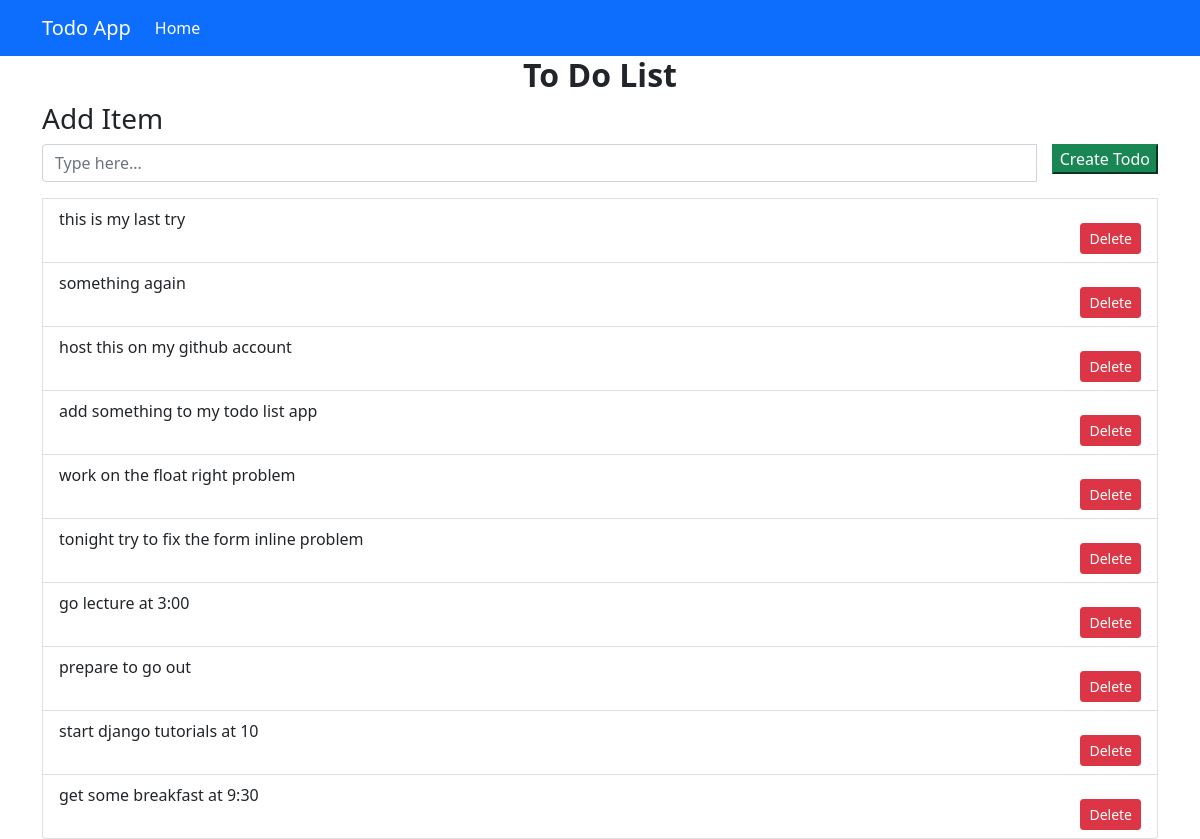
The page /todoapp/ on the database its author committed.
### todoapp/models.py (models this page shows, shortened)
class TodoItem(models.Model):
    todo = models.CharField(max_length=200)
    date_added = models.DateTimeField()

### todoapp/views.py (the view)
# urls.py: path('', views.todo_index, name='todo_index'),
def todo_index(request):
    todo_item_list = TodoItem.objects.order_by('-date_added')
    context = {
        'todo_item_list': todo_item_list,
    }
    return render(request, 'todoapp/todo_index.html', context)

### todoapp/templates/todoapp/todo_index.html (shortened to what this page needs)
{% extends 'base.html' %}
{% block content %}
<h2 class='h2 text-center'><strong>To Do List</strong></h2>
<ul class="list-group">
    <div class="row mb-2">
        <h3>Add Item</h3>
        <form action="{% url 'add_todo' %}" method="POST">
            <div class="input-group">
                <input type="text" name="add_todo" class='form-control mb-2' placeholder="Type here...">
                <div class="input-group-append">
                    <button class="btn-success" type="submit"> Create Todo </button>
                </div>
            </div>
        </form>
    </div>
    {% for item in todo_item_list %}
        <li class="list-group-item">
            {{ item.todo }}
            <div class="float-end">
                <form action="{% url 'delete_todo' item.id %}" method="POST">
                    <button class="btn btn-danger btn-sm mt-3">Delete</button>
                </form>
            </div>
        </li>
    {% endfor %}
</ul>
{% endblock content %}

### todoapp/templates/base.html (shortened to what this page needs)
{% load static %}
<!DOCTYPE html>
<html lang="en">
<head>
    <link rel="stylesheet" href="{% static 'todoapp/bootstrap.min.css' %}">
    <link rel="stylesheet" href="{% static 'todoapp/home.css' %}">
</head>
<body>
    <nav class="navbar navbar-expand-lg navbar-light bg-primary">
        <div class="container">
          <a class="navbar-brand text-white" href="{% url 'home' %}">Todo App</a>
          <div class="collapse navbar-collapse" id="navbarSupportedContent">
            <ul class="navbar-nav me-auto mb-2 mb-lg-0">
                <li class="nav-item">
                  <a class="nav-link active text-white" aria-current="page" href="{% url 'todo_index' %}">Home</a>
                </li>
          </div>
        </div>
    </nav>
    <div class="container">
        {% block content %}
        {% endblock content %}
    </div>
</body>
</html>

### todoapp/static/todoapp/home.css (style rules this page uses)
.input-group-append { padding-left: 1rem; }

### rows shown on the page
TodoItem: todo "this is my last try"
TodoItem: todo "something again"
TodoItem: todo "host this on my github account"
TodoItem: todo "add something to my todo list app"
TodoItem: todo "work on the float right problem"
TodoItem: todo "tonight try to fix the form inline problem"
TodoItem: todo "go lecture at 3:00"
TodoItem: todo "prepare to go out"
TodoItem: todo "start django tutorials at 10"
TodoItem: todo "get some breakfast at 9:30"
